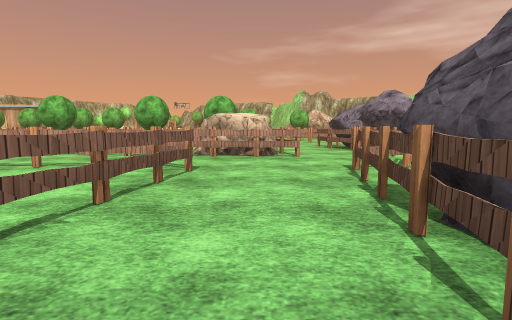
View 1 (above)

24 first-person views from a walk through a scene from a Unity 3-D project. The camera is 1.2 m above the floor, tilts 6° down and sees 80° across. The floor is counted in squares, 2 m on a side. Each view is taken from the middle of a square. On the plan, view 1 faces up. The plan holds only what a view shows up to about 9 squares ahead; the rest is blank. The place goes on beyond the plan. Some trees and plants on the terrain are drawn as simple stand-ins. The player character is not drawn. Some animated figures are not drawn. Some surface patterns are stand-ins.

View 2
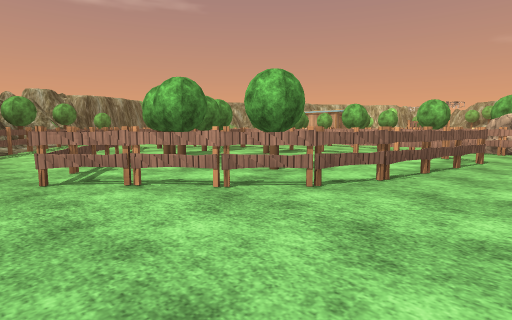

View 3
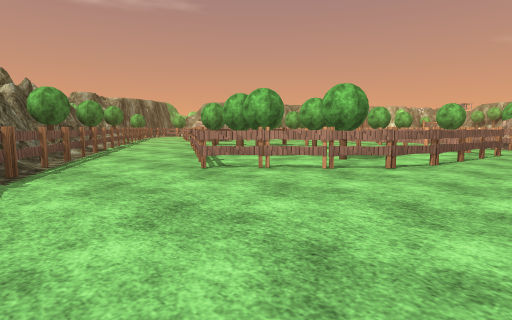

View 4
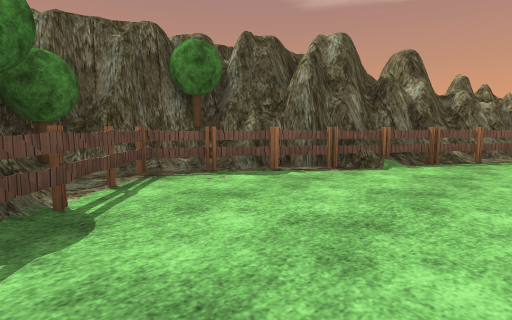

View 5
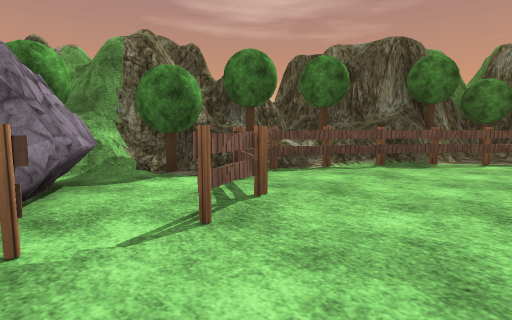

View 6
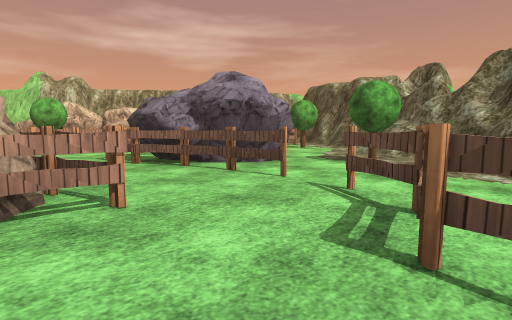

View 7
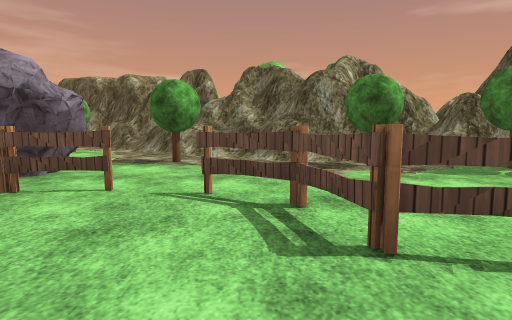

View 8
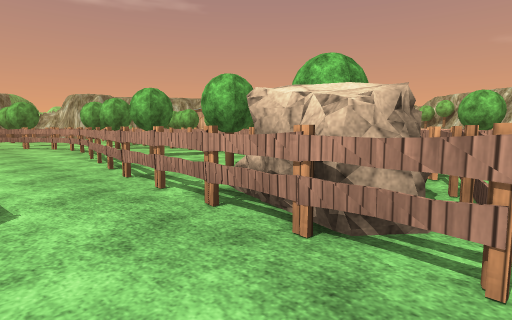

View 9
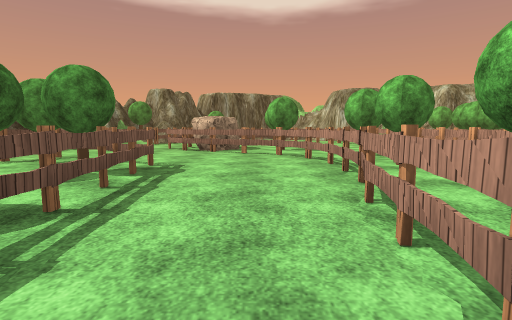

View 10
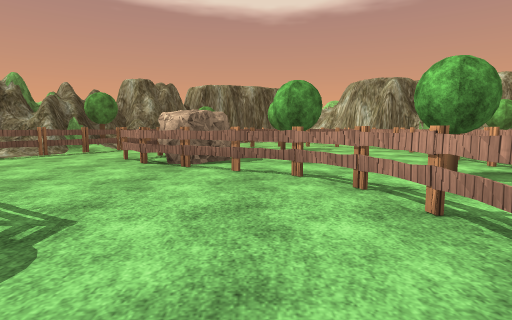

View 11
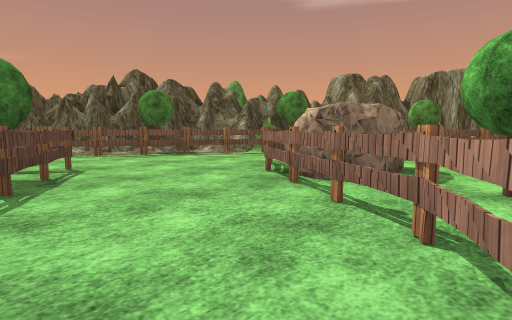

View 12
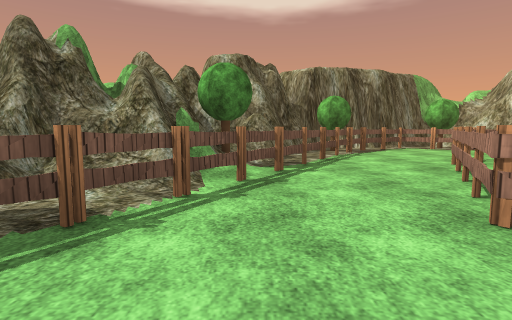

View 13
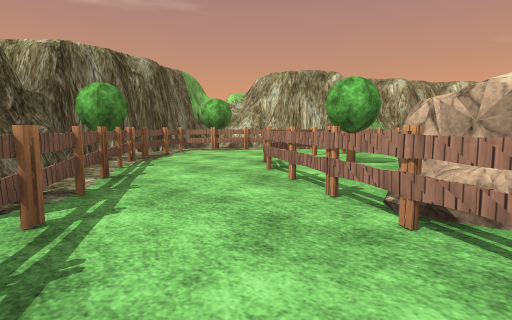

View 14
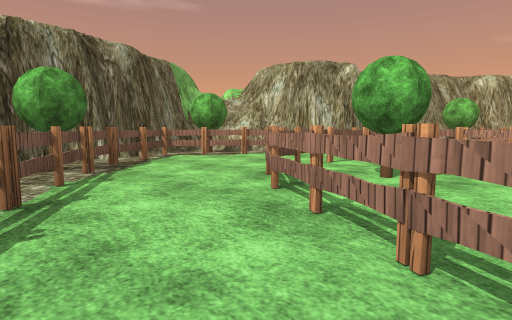

View 15
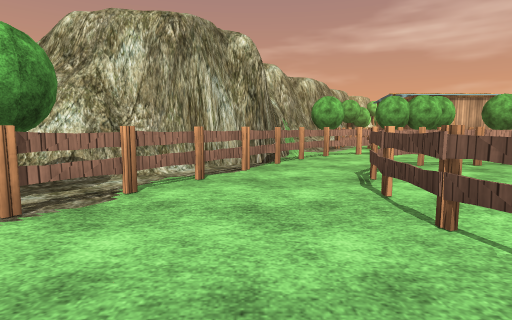

View 16
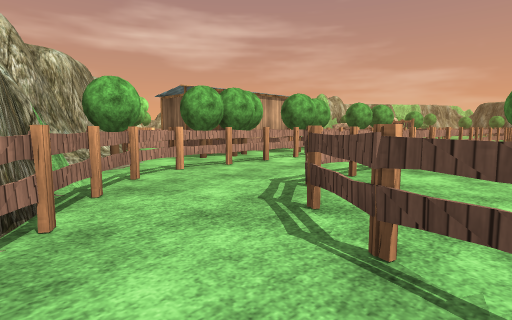

View 17
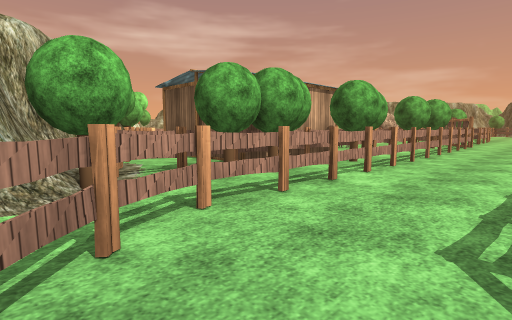

View 18
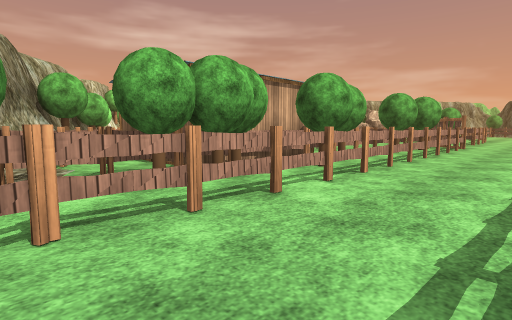

View 19
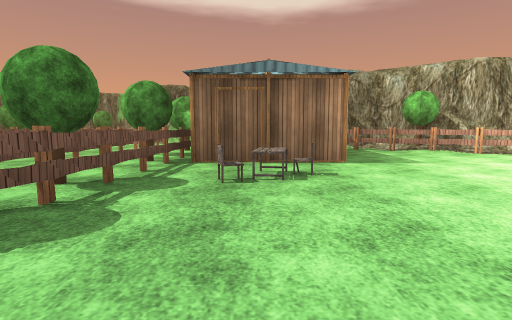

View 20
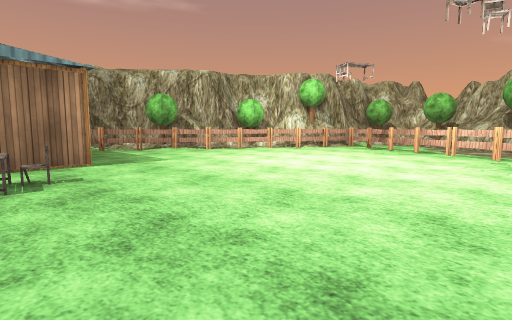

View 21
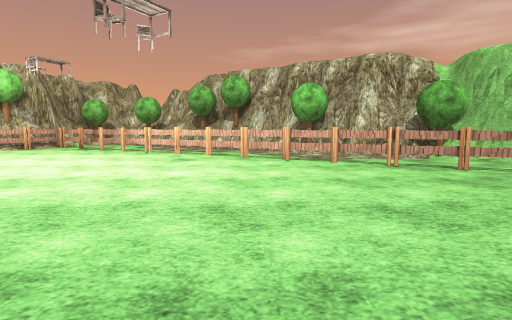

View 22
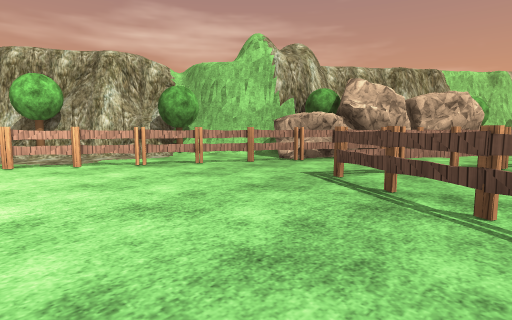

View 23
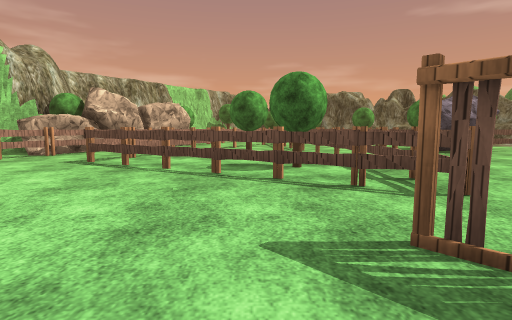

View 24
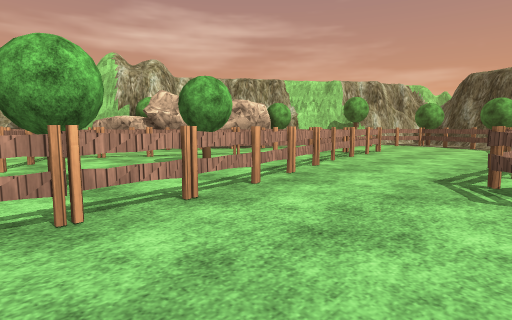

### Floor plan
Key: @ floor where view 1 was taken; # wall or solid block; . main floor; : floor 0.25 m higher than the main floor; = window, fence, low wall or low ledge; F fence; R rock; T tree; H house; C chair; A table; O other object.
Columns run from 20 left of view 1 to 10 right of it. Each row starts with its distance up from view 1.
 26              T#
 25              T##
 24           TFF.. T##
 23           F..FF..###
 22            ....FF.T####
 21         #F.......FF.#T#
 20        ##F.........F..##
 19        #FT...........FRT
 18       ##F.............FFRR
 17      ###H...........FF..OO
 16      #O##  #C.......FFF...
 15     ##O #  #AC.....F..TOF
 14     #OFFFFF........FT.T..FO.
 13     #TTTTTTFFFFOF.FTT..FFFF..
 12    ##FFFFFFFFFFOF.FFFFF.......F
 11   ##F............ .......... FT
 10  ##F..FFOFFFFOOO.  ...FF   T..
  9 ###F.F....TTT...OO  O.FRT ...#
  8 #TF.F.....TTT.TT.TTTF..FR...=#
  7 #F..FTT.TTFF.FFFFF.RRF.F...=##
  6 #F..FTT.TTF.......FFF....T.##
  5 ##F..FFRRF.....FFFF...F...##
  4 ##TF...FFF..FFFT...F.F....##
  3  ###FF.....FTTTT...F.F...T#
  2    ##TF....FTOO..T.F.FR..T#
  1    ####FF...OOTTTTF..FR .##
  0       ##TFF...FTTFF.@FRRT##
 -1       ####:FF..FF....FTT##
 -2          ##TFF........FT
 -3           ####FF......F#
 -4              ###F....FT#
 -5                ##FF.F###
 -6                 ##TFT#
 -7                  ###T#
 -8                    ###

Positions as (right, up) in squares from view 1, and headings:
1: (0, 0), facing up
2: (0, -2), facing up-left
3: (0, -4), facing up-left
4: (1, -2), facing down-left
5: (-1, 1), facing down-right
6: (0, 4), facing up-right
7: (0, 5), facing right
8: (1, 5), facing up-left
9: (-3, 6), facing left
10: (-6, 6), facing left
11: (-8, 7), facing down-left
12: (-10, 2), facing left
13: (-12, 2), facing up-left
14: (-13, 3), facing up-left
15: (-17, 5), facing up
16: (-17, 8), facing up-right
17: (-16, 10), facing up-right
18: (-15, 10), facing up-right
19: (-4, 15), facing left
20: (-4, 15), facing up-left
21: (-3, 15), facing up
22: (-3, 15), facing up-right
23: (-5, 14), facing right
24: (-1, 10), facing up-right
